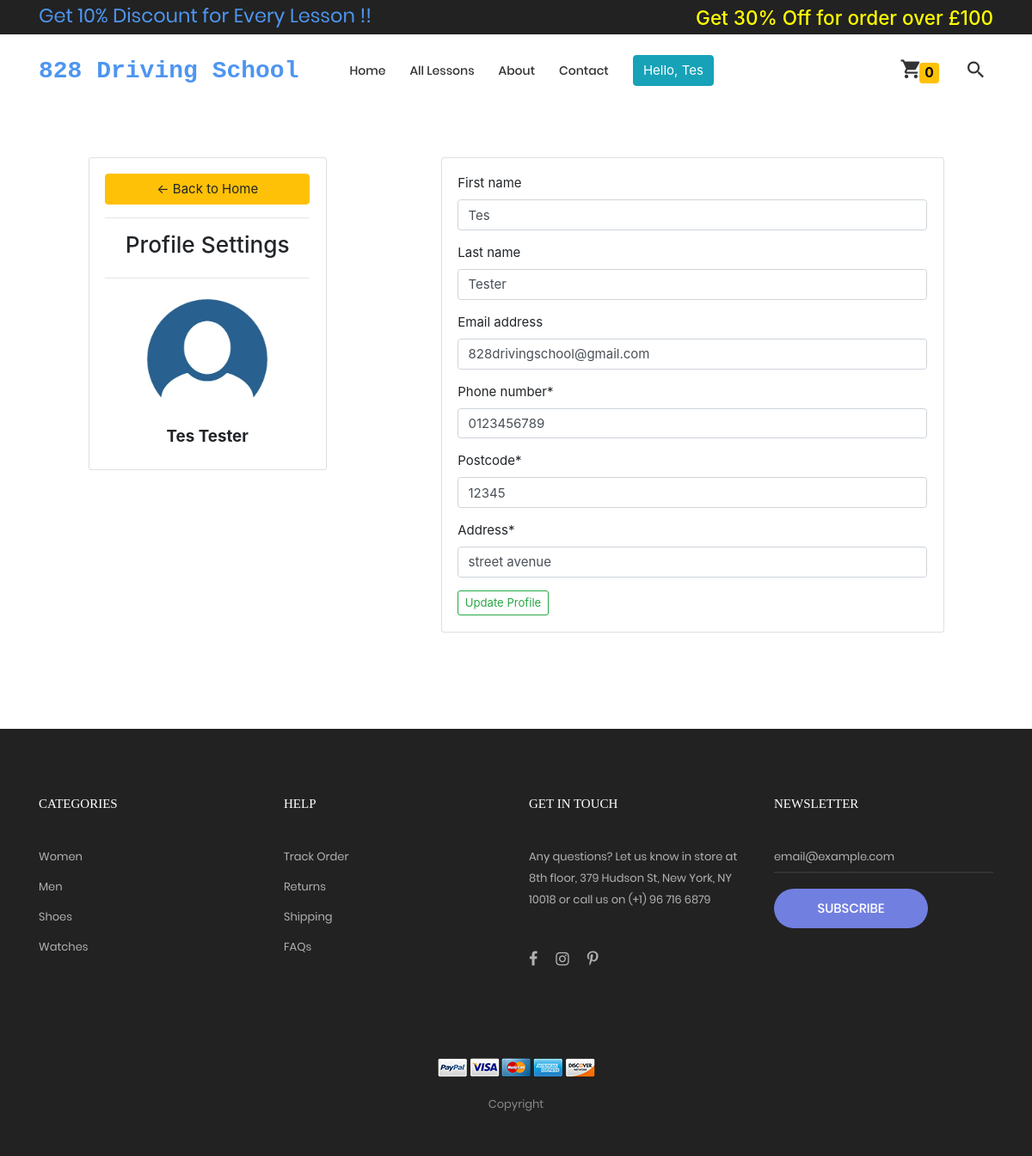
/edit_profile (signed in), run on an earlier commit of the app's database.
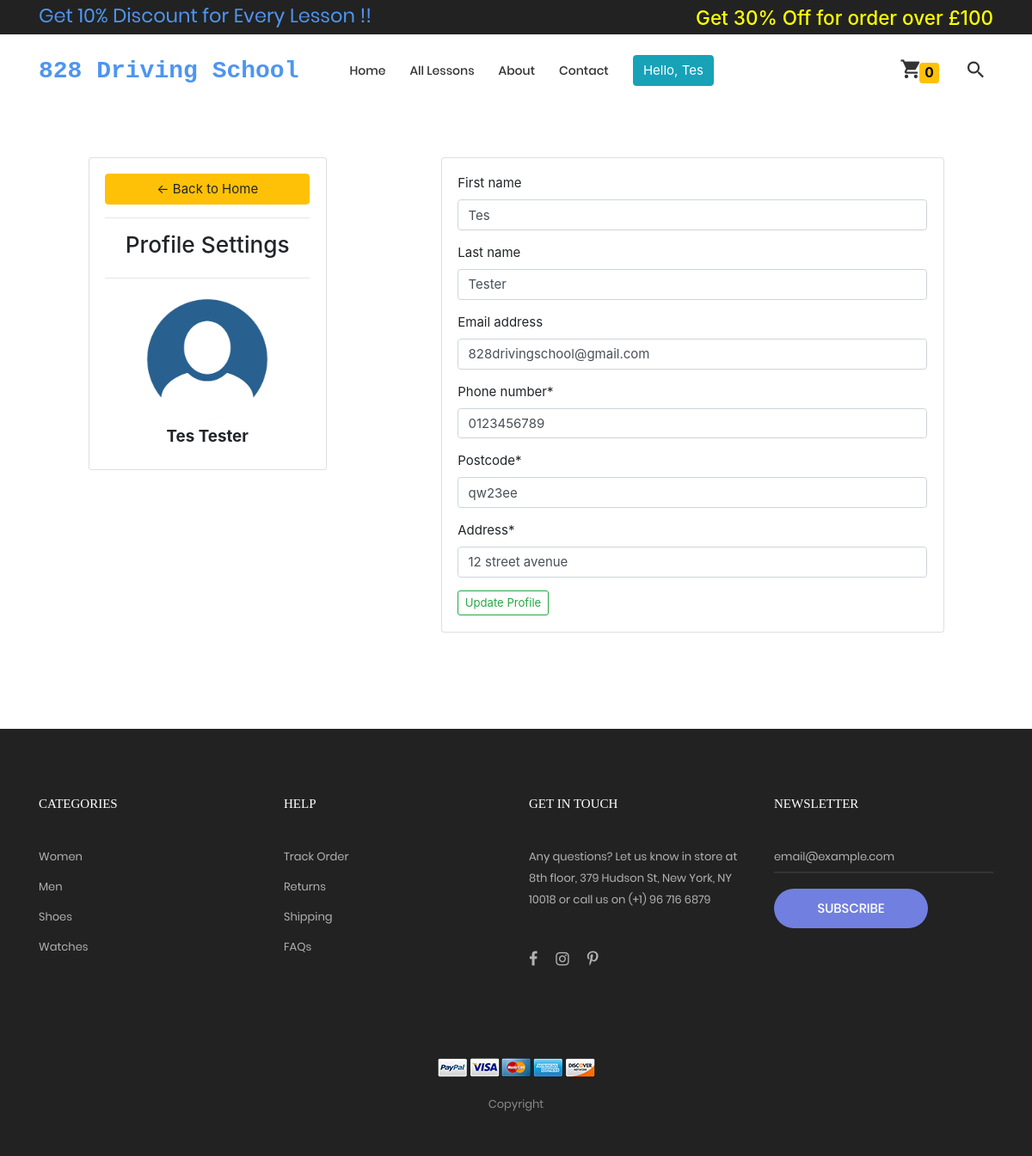
And on a later commit of the database.
### home/models.py (models this page shows)
class customer_more_information(models.Model):
    Customer = models.ForeignKey(User, on_delete=models.CASCADE)
    Phone_number = models.CharField(max_length=200)
    Postcode = models.CharField(max_length=200, default='')
    Address = models.CharField(max_length=200)

### home/views.py (the view, shortened to what this page needs)
# urls.py: path('edit_profile', views.edit_profile, name='edit_profile'),# user profile edit
def edit_profile(request):
    if request.user.is_authenticated:
        user=request.user
        form2 = change_user_profile(instance=user)
        filter_customer_details = customer_more_information.objects.filter(Customer=user)
        if filter_customer_details:
            get_customer_details = customer_more_information.objects.get(Customer=user)
            form1=change_profile(instance=get_customer_details)
            context3={'form1':form1, 'form2':form2}
            return render(request, 'edit_profile.html', context3)
    else:
        return redirect('index')

### home/forms.py
class change_profile(ModelForm):
    class Meta:
        model = customer_more_information
        fields = ['Phone_number', 'Postcode', 'Address']

class change_user_profile(ModelForm):
    class Meta:
        model = User
        fields = ['first_name', 'last_name', 'email']

### templates/edit_profile.html (shortened to what this page needs)
{%  extends 'base.html' %}
{% load crispy_forms_tags %}
{%block body%}
<br>
<br>
<br>
<div class="row">
    <div class="col-md-1"></div>
	<div class="col-md-3">
		<div class="card card-body">
			<a class="btn btn-warning" href="{% url 'index' %}"> &#8592; Back to Home</a>
			<hr>
			<h3 style="text-align: center">Profile Settings</h3>
			<hr>
            <img src="static/webapp1/images/icons/user.png" class="rounded profile-pic" alt="user">
			<h5 class="container text-center"><b>{{request.user.first_name}} {{request.user.last_name}} </b></h5>
		</div>
	</div>
    <div class="col-md-1"></div>
	<div class="col-md-6">
		<div class="card card-body">
            <form action="" method="POST">{% csrf_token %}
                {{form2|crispy}}
				{% if form1 %}
                	{{form1|crispy}}
				{% endif %}
                <button type="submit" class="btn btn-outline-success btn-sm">Update Profile</button>
            </form>
		</div>
	</div>
</div>
<br>
<br>
{% endblock %}

What changed in the data, as far as the page shows it:
changed customer_more_information: Postcode "12345" → "qw23ee"; Address "street avenue" → "12 street avenue"
